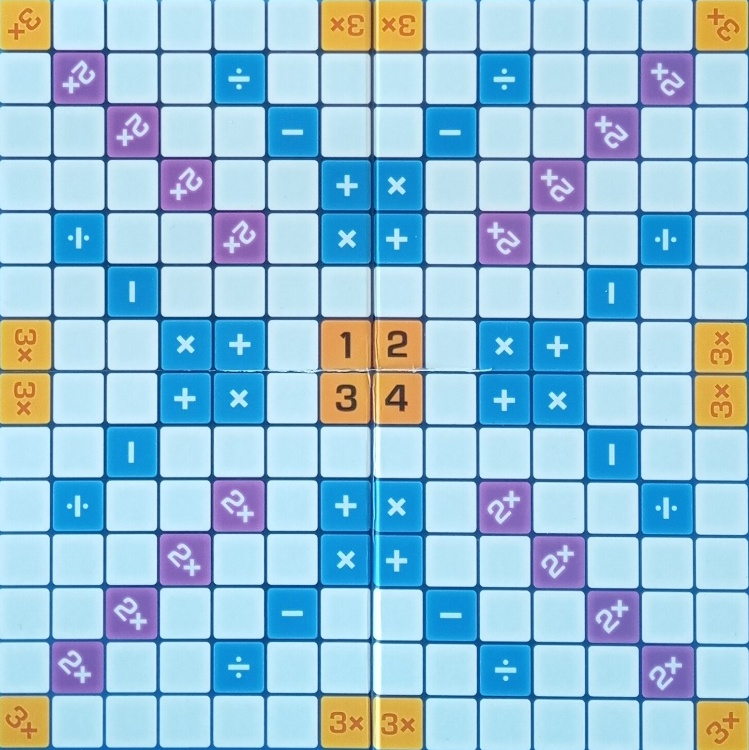
#> input picture tabla_goala.jpg, 749 x 750 px, given as the content of the folder C:/Users/alexn/OneDrive/Desktop/CAVA-2024-Tema1/antrenare, which was not available
$ jupyter execute --allow-errors tema_1.ipynb   (text cells are left out)
#> lines starting #> are read from the running program, lines starting #| are printed output that depends on the picture; after the words box and inside, x2 and y2 are one past the last pixel; in counts of white or black regions, pixels touching at a corner belong together; pictures that were not available may be replaced by others from this repository, and a replacement may not be noted
[cell 1]
import os
import cv2
import numpy as np

# Paths
input_dir = r"C:\Users\alexn\OneDrive\Desktop\CAVA-2024-Tema1\antrenare"
output_dir = r"C:\Users\alexn\OneDrive\Desktop\CAVA-2024-Tema1\crop_1/"
os.makedirs(output_dir, exist_ok=True)

def crop_playboard(image_path, output_path, target_size=(1024, 1024)):


#> called with target_size = (1024, 1024)
    img = cv2.imread(image_path)
#> img is the input picture: shape (750, 749, 3); mean B, G, R 214.3, 191.5, 150.3
    if img is None:
        print(f"Failed to load {image_path}")
        return


    hsv = cv2.cvtColor(img, cv2.COLOR_BGR2HSV)
#> hsv: shape (750, 749, 3); mean H, S, V 95.9, 102.9, 224


    blue_lower = np.array([100, 100, 50])
    blue_upper = np.array([140, 255, 255])
    blue_mask = cv2.inRange(hsv, blue_lower, blue_upper)
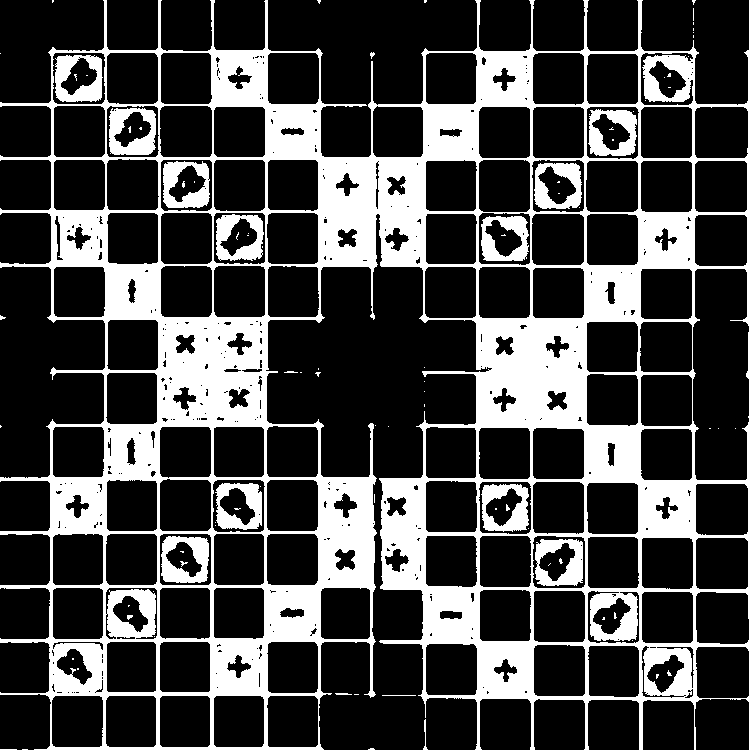
#> blue_mask: shape (750, 749); 26.8% white; 93 white regions (74 under 20 px)

    contours, _ = cv2.findContours(blue_mask, cv2.RETR_EXTERNAL, cv2.CHAIN_APPROX_SIMPLE)
#> contours = 37 contours, 35 with area under 20; largest, box (x1, y1, x2, y2) and area: (0, 0, 749, 750) 393011, (423, 719, 428, 750) 20
    if not contours:
        print(f"Nu s-a gasit tabla {image_path}")
        return


    largest_contour = max(contours, key=cv2.contourArea)
#> largest_contour = contour of 1106 points, box (x1, y1, x2, y2) (0, 0, 749, 750), area 393011


    x, y, w, h = cv2.boundingRect(largest_contour)
#> x = 0; y = 0; w = 749; h = 750
    if w < 50 or h < 50:
        print(f"S-a gasit tabla in {image_path}, dar este prea mica.")
        return


    cropped = img[y:y+h, x:x+w]


    cropped_resized = cv2.resize(cropped, target_size)


    cv2.imwrite(output_path, cropped_resized)
    print(f"tabla salvata s-a salvat {output_path}")


for filename in os.listdir(input_dir):
    if filename.lower().endswith((".jpg", ".png")):
        input_path = os.path.join(input_dir, filename)
        output_path = os.path.join(output_dir, filename)
        crop_playboard(input_path, output_path)

[cell 2]
import os
import cv2


input_dir = r"c:/Users/alexn/OneDrive/Desktop/CAVA-2024-Tema1/crop_1"
output_dir = r"c:/Users/alexn/OneDrive/Desktop/CAVA-2024-Tema1/crop_2"
os.makedirs(output_dir, exist_ok=True)

CROP_X_START = 136
CROP_Y_START = 140
CROP_X_END = 885
CROP_Y_END = 890

def crop_manually(image_path, output_path):

    img = cv2.imread(image_path)
    if img is None:
        print(f"Failed to load {image_path}")
        return


    cropped = img[CROP_Y_START:CROP_Y_END, CROP_X_START:CROP_X_END]
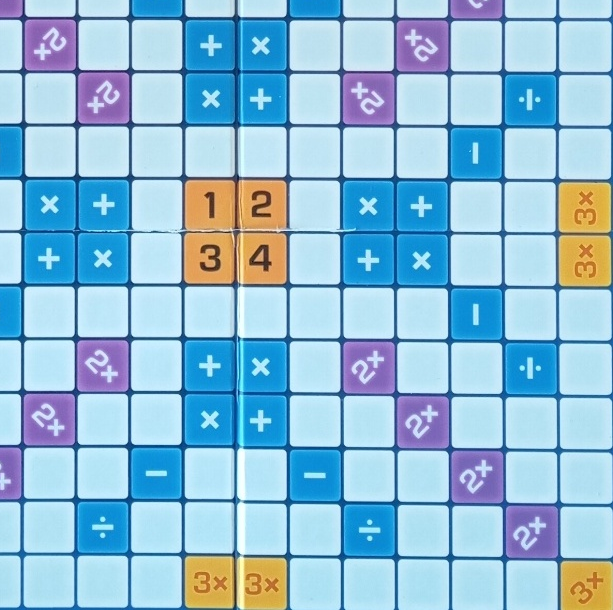
#> cropped: shape (610, 613, 3); mean B, G, R 215.1, 188.9, 143.9


    cv2.imwrite(output_path, cropped)
    print(f"Noua tabla de joc a fost salvata {output_path}")


for filename in os.listdir(input_dir):
    if filename.endswith(".jpg") or filename.endswith(".png"):
        input_path = os.path.join(input_dir, filename)
        output_path = os.path.join(output_dir, filename)
        crop_manually(input_path, output_path)

[cell 3]
import os
import cv2
import numpy as np


input_dir = r"c:/Users/alexn/OneDrive/Desktop/CAVA-2024-Tema1/crop_2"
output_masks_dir = r"c:/Users/alexn/OneDrive/Desktop/CAVA-2024-Tema1/masks"
os.makedirs(output_masks_dir, exist_ok=True)


empty_board_path = r"C:\Users\alexn\OneDrive\Desktop\CAVA-2024-Tema1\tabla_goala.jpg"


empty_board = cv2.imread(empty_board_path, cv2.IMREAD_GRAYSCALE)
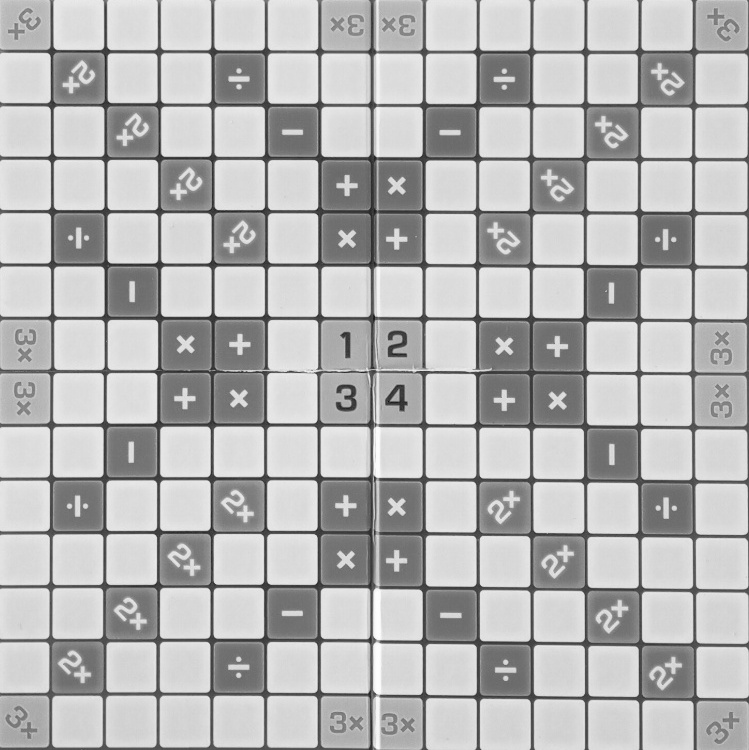
#> empty_board: shape (750, 749); min 14, max 255, mean 181.8
if empty_board is None:
    raise ValueError(f"Failed to load  {empty_board_path}")


# [15 lines left out: functions preprocess_image, generate_difference_mask, not called in this run]


game_prefixes = ["1_", "2_", "3_", "4_"]
for game_prefix in game_prefixes:
    print(f"Pentru jocul cu nr {game_prefix}...")
    game_images = sorted([f for f in os.listdir(input_dir) if f.startswith(game_prefix) and f.endswith(".jpg")])

    previous_image = None
    for i, filename in enumerate(game_images):
        image_path = os.path.join(input_dir, filename)
        current_image = preprocess_image(image_path)

        if i == 0:

            mask = generate_difference_mask(empty_board, current_image)
        else:

            mask = generate_difference_mask(previous_image, current_image)


        mask_output_path = os.path.join(output_masks_dir, f"{filename.replace('.jpg', '_mask.jpg')}")
        cv2.imwrite(mask_output_path, mask)
        print(f"Masca salvata din  {filename} catre {mask_output_path}")


        previous_image = current_image

print("Masti generate")
